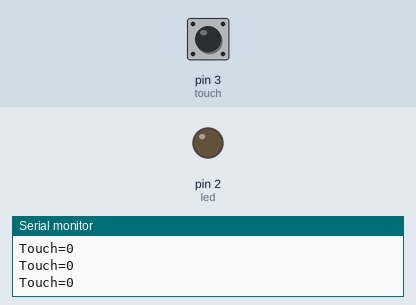
Recording of a sketch running on a simulated Arduino Uno, built with avr-gcc and run on an emulated ATmega328P. On the bench: output pins drawn as LEDs (lit = HIGH), the last lines printed to the serial monitor. The test bench sets the inputs (shaded band); at power-on: pin 3 (touch) LOW.

Above: at 2.8 s.
2.9 s: pin 3 (touch) pulled HIGH for 1.2 s
At 5.3 s:
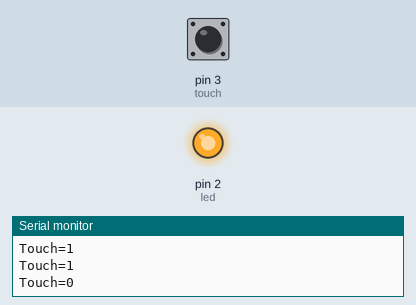
7.5 s: pin 3 (touch) pulled HIGH for 3.2 s
At 12.7 s:
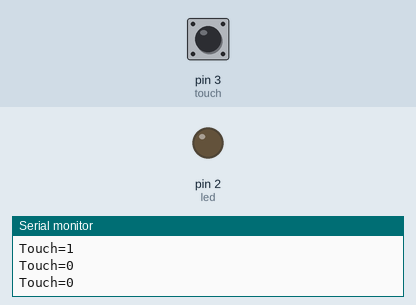
Timing chart, 0 to 14.2 s (numbered marks = the images above; inputs shaded):
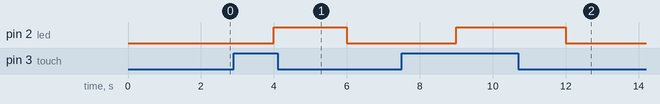

The sketch:

TOUCH.ino
```cpp
int led =  2;
int touch = 3;


void setup()
{
  Serial.begin(9600);
  pinMode(led, OUTPUT);
  pinMode(touch, INPUT);
}

void loop()
{
     int touchState = digitalRead(touch);
     Serial.print("Touch=");
     Serial.println(touchState);
     delay(1000);
      if (touchState == HIGH)
         {
            digitalWrite(led, HIGH);
          }
      else
            digitalWrite(led, LOW);
}
```

Measured:
- after the input at 2.9 s, pin 2 (led): LOW → HIGH after 1.1 s, → LOW 2.0 s later
- after the input at 7.5 s, pin 2 (led): LOW → HIGH after 1.5 s, → LOW 3.0 s later
